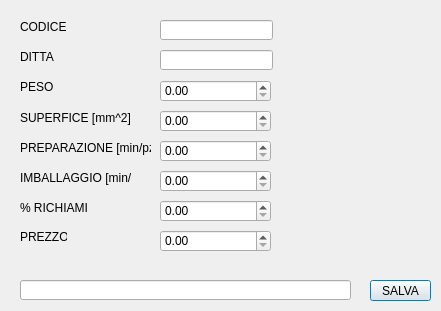
<?xml version="1.0" encoding="UTF-8"?>
<ui version="4.0">
 <class>addProduct</class>
 <widget class="QDialog" name="addProduct">
  <property name="geometry">
   <rect>
    <x>0</x>
    <y>0</y>
    <width>441</width>
    <height>311</height>
   </rect>
  </property>
  <property name="windowTitle">
   <string>Dialog</string>
  </property>
  <widget class="QLabel" name="label">
   <property name="geometry">
    <rect>
     <x>20</x>
     <y>20</y>
     <width>47</width>
     <height>13</height>
    </rect>
   </property>
   <property name="text">
    <string>CODICE</string>
   </property>
  </widget>
  <widget class="QLabel" name="label_2">
   <property name="geometry">
    <rect>
     <x>20</x>
     <y>50</y>
     <width>47</width>
     <height>13</height>
    </rect>
   </property>
   <property name="text">
    <string>DITTA</string>
   </property>
  </widget>
  <widget class="QLabel" name="label_3">
   <property name="geometry">
    <rect>
     <x>20</x>
     <y>80</y>
     <width>47</width>
     <height>13</height>
    </rect>
   </property>
   <property name="text">
    <string>PESO</string>
   </property>
  </widget>
  <widget class="QLabel" name="label_4">
   <property name="geometry">
    <rect>
     <x>20</x>
     <y>110</y>
     <width>111</width>
     <height>16</height>
    </rect>
   </property>
   <property name="text">
    <string>SUPERFICE [mm^2]</string>
   </property>
  </widget>
  <widget class="QLabel" name="label_5">
   <property name="geometry">
    <rect>
     <x>20</x>
     <y>140</y>
     <width>131</width>
     <height>16</height>
    </rect>
   </property>
   <property name="text">
    <string>PREPARAZIONE [min/pz]]</string>
   </property>
  </widget>
  <widget class="QLabel" name="label_6">
   <property name="geometry">
    <rect>
     <x>20</x>
     <y>170</y>
     <width>111</width>
     <height>16</height>
    </rect>
   </property>
   <property name="text">
    <string>IMBALLAGGIO [min/pz]</string>
   </property>
  </widget>
  <widget class="QLabel" name="label_7">
   <property name="geometry">
    <rect>
     <x>20</x>
     <y>200</y>
     <width>71</width>
     <height>16</height>
    </rect>
   </property>
   <property name="text">
    <string>% RICHIAMI</string>
   </property>
  </widget>
  <widget class="QLabel" name="label_8">
   <property name="geometry">
    <rect>
     <x>20</x>
     <y>230</y>
     <width>47</width>
     <height>13</height>
    </rect>
   </property>
   <property name="text">
    <string>PREZZO</string>
   </property>
  </widget>
  <widget class="QLineEdit" name="lineEditCode">
   <property name="geometry">
    <rect>
     <x>160</x>
     <y>20</y>
     <width>113</width>
     <height>20</height>
    </rect>
   </property>
  </widget>
  <widget class="QLineEdit" name="lineEditCompany">
   <property name="geometry">
    <rect>
     <x>160</x>
     <y>50</y>
     <width>113</width>
     <height>20</height>
    </rect>
   </property>
  </widget>
  <widget class="QPushButton" name="pushButtonSaveAdd">
   <property name="geometry">
    <rect>
     <x>370</x>
     <y>280</y>
     <width>61</width>
     <height>21</height>
    </rect>
   </property>
   <property name="text">
    <string>SALVA</string>
   </property>
  </widget>
  <widget class="QDoubleSpinBox" name="doubleSpinBoxWeight">
   <property name="geometry">
    <rect>
     <x>160</x>
     <y>80</y>
     <width>111</width>
     <height>22</height>
    </rect>
   </property>
  </widget>
  <widget class="QDoubleSpinBox" name="doubleSpinBoxSurface">
   <property name="geometry">
    <rect>
     <x>160</x>
     <y>110</y>
     <width>111</width>
     <height>22</height>
    </rect>
   </property>
  </widget>
  <widget class="QDoubleSpinBox" name="doubleSpinBoxPreparation">
   <property name="geometry">
    <rect>
     <x>160</x>
     <y>140</y>
     <width>111</width>
     <height>22</height>
    </rect>
   </property>
  </widget>
  <widget class="QDoubleSpinBox" name="doubleSpinBoxPackage">
   <property name="geometry">
    <rect>
     <x>160</x>
     <y>170</y>
     <width>111</width>
     <height>22</height>
    </rect>
   </property>
  </widget>
  <widget class="QDoubleSpinBox" name="doubleSpinBoxReturnPct">
   <property name="geometry">
    <rect>
     <x>160</x>
     <y>200</y>
     <width>111</width>
     <height>22</height>
    </rect>
   </property>
  </widget>
  <widget class="QDoubleSpinBox" name="doubleSpinBoxPrice">
   <property name="geometry">
    <rect>
     <x>160</x>
     <y>230</y>
     <width>111</width>
     <height>22</height>
    </rect>
   </property>
  </widget>
  <widget class="QLineEdit" name="lineEditTrace">
   <property name="geometry">
    <rect>
     <x>20</x>
     <y>280</y>
     <width>331</width>
     <height>20</height>
    </rect>
   </property>
  </widget>
 </widget>
 <resources/>
 <connections/>
</ui>
